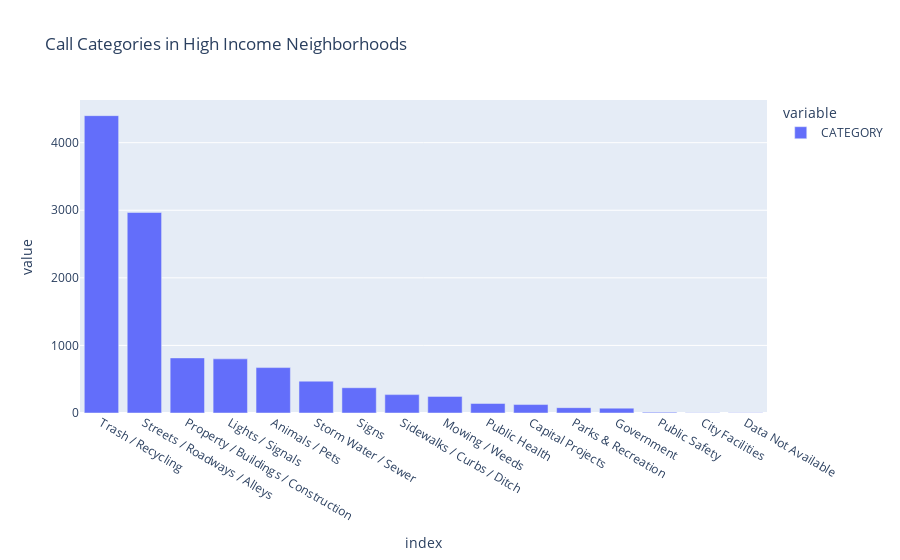

The notebook cell saved with this chart:
### Code cell
vcH = H["CATEGORY"].value_counts().to_frame()
px.bar(vcH, title="Call Categories in High Income Neighborhoods").show()

### Figure 1 — Plotly figure (JSON) as saved in the notebook; plotly's stock layout.template omitted (floating-point values rounded to 4 significant figures)
{"data": [{"alignmentgroup": "True", "hovertemplate": "variable=CATEGORY<br>index=%{x}<br>value=%{y}<extra></extra>", "legendgroup": "CATEGORY", "marker": {"color": "#636efa"}, "name": "CATEGORY", "offsetgroup": "CATEGORY", "orientation": "v", "showlegend": true, "textposition": "auto", "type": "bar", "x": ["Trash / Recycling", "Streets / Roadways / Alleys", "Property / Buildings / Construction", "Lights / Signals", "Animals / Pets", "Storm Water / Sewer", "Signs", "Sidewalks / Curbs / Ditch", "Mowing / Weeds", "Public Health", "Capital Projects", "Parks & Recreation", "Government", "Public Safety", "City Facilities", "Data Not Available"], "xaxis": "x", "y": [4400, 2967, 815, 801, 672, 471, 374, 272, 246, 141, 125, 79, 72, 12, 4, 3], "yaxis": "y"}], "layout": {"barmode": "relative", "legend": {"title": {"text": "variable"}, "tracegroupgap": 0}, "title": {"text": "Call Categories in High Income Neighborhoods"}, "xaxis": {"anchor": "y", "domain": [0, 1], "title": {"text": "index"}}, "yaxis": {"anchor": "x", "domain": [0, 1], "title": {"text": "value"}}}}
